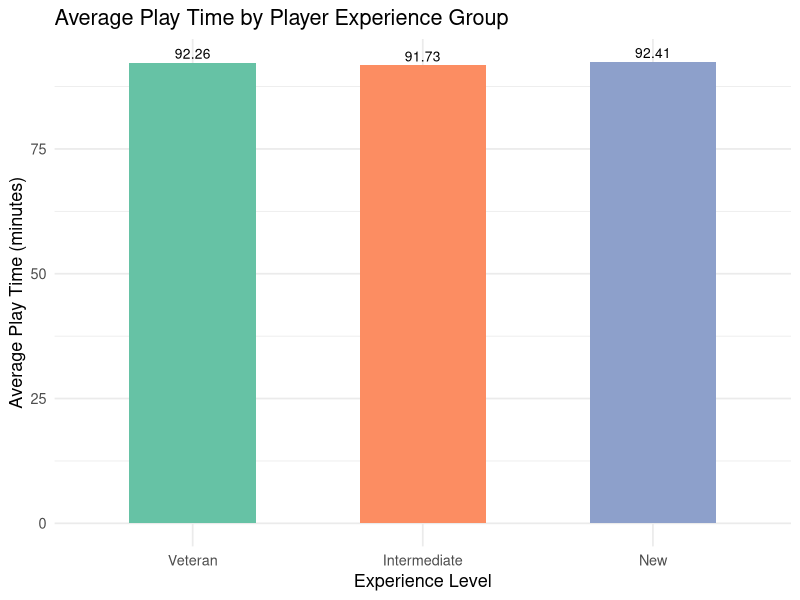
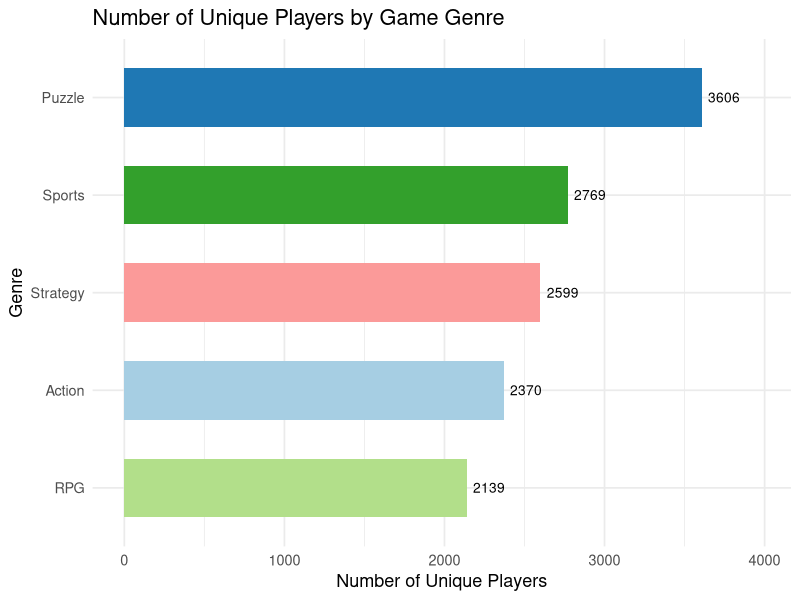
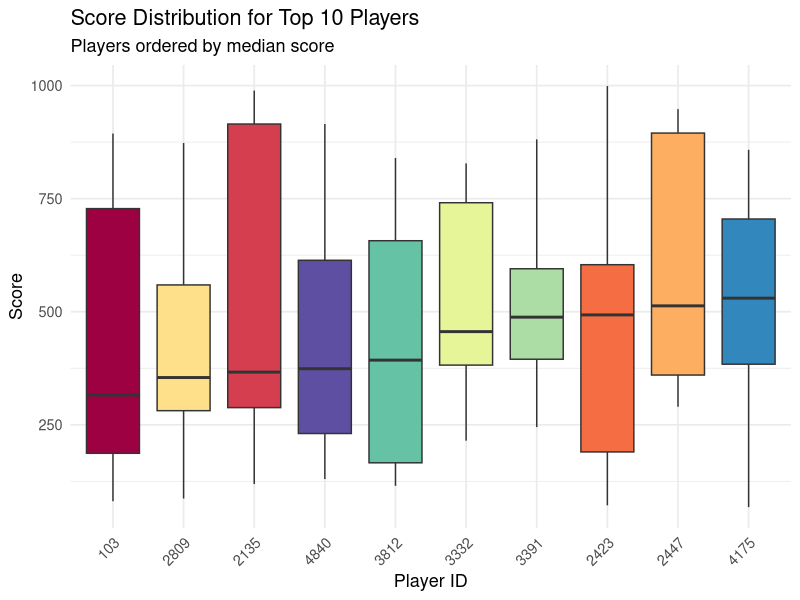
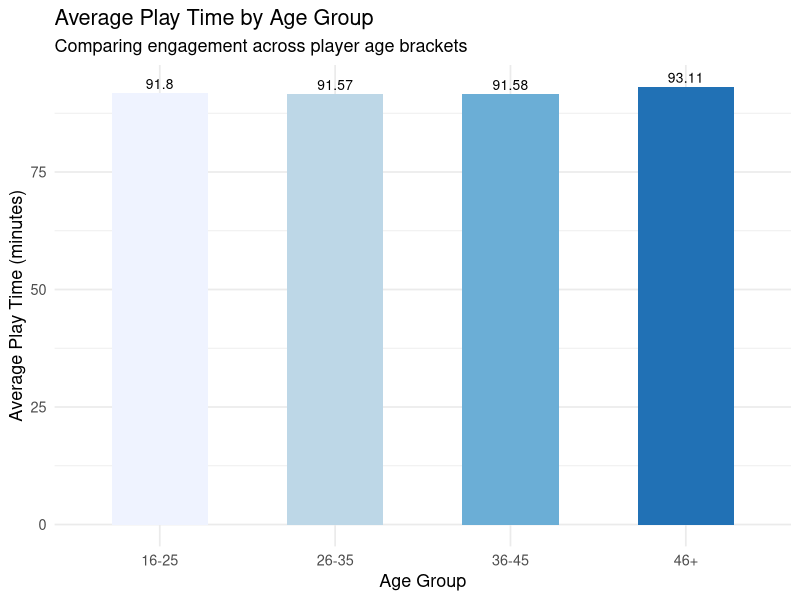

The R script that drew these images, in order:

# COMP1013 Analytics Programming – Assignment
# Play Pulse Studios – Online Game Data Analysis
setwd("~/git-projects/my-first-repository")

# Required libraries
library(dplyr)
library(ggplot2)
library(knitr)
library(kableExtra)
library(lubridate)

# Load data
players  <- read.csv("players.csv",  stringsAsFactors = FALSE)
sessions <- read.csv("sessions.csv", stringsAsFactors = FALSE)
games    <- read.csv("games.csv",    stringsAsFactors = FALSE)

# Quick sanity checks
cat("players rows:", nrow(players),  "| NAs:", sum(is.na(players)),  "\n")
cat("sessions rows:", nrow(sessions), "| NAs:", sum(is.na(sessions)), "\n")
cat("games rows:",    nrow(games),    "| NAs:", sum(is.na(games)),    "\n")


# Assumption: players with NA signup dates are excluded from analysis

# PART 1 – Step 1: Parse dates and assign experience levels
players$signup_date <- as.Date(players$signup_date)
players$signup_year <- year(players$signup_date)

players$experience_level <- case_when(
  players$signup_year <  2023 ~ "Veteran",
  players$signup_year == 2023 ~ "Intermediate",
  players$signup_year >  2023 ~ "New",
  TRUE                        ~ NA_character_
)

# Join sessions to players, drop any unclassifiable players
sessions_exp <- sessions %>%
  inner_join(players %>% select(player_id, experience_level),
             by = "player_id") %>%
  filter(!is.na(experience_level))

# PART 1 – Step 2: Summary table
part1_summary <- sessions_exp %>%
  group_by(experience_level) %>%
  summarise(
    num_players       = n_distinct(player_id),
    avg_play_time_min = round(mean(play_time_minutes, na.rm = TRUE), 2),
    avg_score         = round(mean(score,             na.rm = TRUE), 2),
    .groups = "drop"
  ) %>%
  mutate(experience_level = factor(experience_level,
                                   levels = c("Veteran", "Intermediate", "New"))) %>%
  arrange(experience_level)

part1_summary %>%
  kable(col.names = c("Experience Level", "# Players",
                      "Avg Play Time (min)", "Avg Score"),
        caption = "Table 1: Player Engagement by Experience Level") %>%
  kable_styling(bootstrap_options = c("striped", "hover", "condensed"))

# PART 1 – Step 3: Visualisation
ggplot(part1_summary,
       aes(x = experience_level, y = avg_play_time_min, fill = experience_level)) +
  geom_col(width = 0.55, show.legend = FALSE) +
  geom_text(aes(label = avg_play_time_min), vjust = -0.4, size = 3.5) +
  scale_fill_brewer(palette = "Set2") +
  labs(title = "Average Play Time by Player Experience Group",
       x     = "Experience Level",
       y     = "Average Play Time (minutes)") +
  theme_minimal(base_size = 13)


# PART 2 – Step 1: Join sessions with games and group by genre
sessions_genre <- sessions %>%
  inner_join(games %>% select(game_id, genre), by = "game_id") %>%
  filter(!is.na(genre))

# PART 2 – Step 2: Summary table
part2_summary <- sessions_genre %>%
  group_by(genre) %>%
  summarise(
    avg_play_time_min  = round(mean(play_time_minutes, na.rm = TRUE), 2),
    avg_score          = round(mean(score,             na.rm = TRUE), 2),
    num_sessions       = n(),
    num_unique_players = n_distinct(player_id),
    .groups = "drop"
  ) %>%
  arrange(desc(num_unique_players))

part2_summary %>%
  kable(col.names = c("Genre", "Avg Play Time (min)", "Avg Score",
                      "# Sessions", "# Unique Players"),
        caption = "Table 2: Player Engagement by Game Genre") %>%
  kable_styling(bootstrap_options = c("striped", "hover", "condensed"))

# PART 2 – Step 3: Visualisation
ggplot(part2_summary,
       aes(x = reorder(genre, num_unique_players),
           y = num_unique_players, fill = genre)) +
  geom_col(width = 0.6, show.legend = FALSE) +
  geom_text(aes(label = num_unique_players), hjust = -0.2, size = 3.5) +
  coord_flip() +
  scale_fill_brewer(palette = "Paired") +
  labs(title = "Number of Unique Players by Game Genre",
       x     = "Genre",
       y     = "Number of Unique Players") +
  theme_minimal(base_size = 13) +
  expand_limits(y = max(part2_summary$num_unique_players) * 1.1)


# PART 3 – Step 1: Identify top 10 players by total play time
player_total_time <- sessions %>%
  group_by(player_id) %>%
  summarise(total_play_time = sum(play_time_minutes, na.rm = TRUE),
            .groups = "drop") %>%
  arrange(desc(total_play_time)) %>%
  slice_head(n = 10)

top10_ids <- player_total_time$player_id

# PART 3 – Step 2: Summary table for top 10 players
part3_summary <- sessions %>%
  filter(player_id %in% top10_ids) %>%
  group_by(player_id) %>%
  summarise(
    total_sessions    = n(),
    avg_play_time_min = round(mean(play_time_minutes, na.rm = TRUE), 2),
    avg_score         = round(mean(score,             na.rm = TRUE), 2),
    .groups = "drop"
  ) %>%
  left_join(player_total_time, by = "player_id") %>%
  arrange(desc(total_play_time))

part3_summary %>%
  select(player_id, total_sessions, avg_play_time_min,
         avg_score, total_play_time) %>%
  kable(col.names = c("Player ID", "Total Sessions",
                      "Avg Play Time (min)", "Avg Score",
                      "Total Play Time (min)"),
        caption = "Table 3: Top 10 Players by Total Play Time") %>%
  kable_styling(bootstrap_options = c("striped", "hover", "condensed"))

# PART 3 – Step 3: Boxplot of score distribution for top 10 players
sessions %>%
  filter(player_id %in% top10_ids, !is.na(score)) %>%
  mutate(player_id = factor(player_id)) %>%
  ggplot(aes(x = reorder(player_id, score, FUN = median),
             y = score, fill = player_id)) +
  geom_boxplot(outlier.size = 1.5, show.legend = FALSE) +
  scale_fill_brewer(palette = "Spectral") +
  labs(title    = "Score Distribution for Top 10 Players",
       subtitle = "Players ordered by median score",
       x        = "Player ID",
       y        = "Score") +
  theme_minimal(base_size = 13) +
  theme(axis.text.x = element_text(angle = 45, hjust = 1))


# PART 4 – Step 1: Create age groups and join with sessions
players_valid_age <- players %>%
  filter(!is.na(age) & age >= 16)

players_valid_age$age_group <- cut(
  players_valid_age$age,
  breaks = c(15, 25, 35, 45, Inf),
  labels = c("16-25", "26-35", "36-45", "46+"),
  right  = TRUE
)

sessions_age <- sessions %>%
  inner_join(players_valid_age %>% select(player_id, age_group),
             by = "player_id") %>%
  filter(!is.na(age_group))

# PART 4 – Step 2: Summary table
part4_summary <- sessions_age %>%
  group_by(age_group) %>%
  summarise(
    avg_play_time_min = round(mean(play_time_minutes, na.rm = TRUE), 2),
    avg_score         = round(mean(score,             na.rm = TRUE), 2),
    num_sessions      = n(),
    .groups = "drop"
  )

part4_summary %>%
  kable(col.names = c("Age Group", "Avg Play Time (min)",
                      "Avg Score", "# Sessions"),
        caption = "Table 4: Gaming Behaviour by Age Group") %>%
  kable_styling(bootstrap_options = c("striped", "hover", "condensed"))

# PART 4 – Step 3: Visualisation
ggplot(part4_summary,
       aes(x = age_group, y = avg_play_time_min, fill = age_group)) +
  geom_col(width = 0.55, show.legend = FALSE) +
  geom_text(aes(label = avg_play_time_min), vjust = -0.4, size = 3.5) +
  scale_fill_brewer(palette = "Blues", direction = 1) +
  labs(title    = "Average Play Time by Age Group",
       subtitle = "Comparing engagement across player age brackets",
       x        = "Age Group",
       y        = "Average Play Time (minutes)") +
  theme_minimal(base_size = 13)
